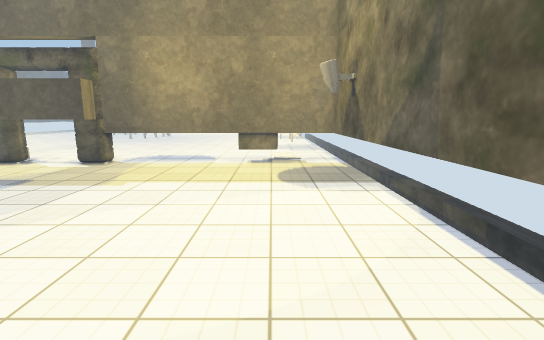
[1] (above)

19 first-person views from a walk through a scene from a Unity 3-D project. The camera is 1.5 m above the floor, tilts 10° down and sees 85° across. Doors are open. The floor is counted in squares, 0.5 m on a side. Each view is taken from the middle of a square. On the plan, view 1 faces up. The plan holds only what a view shows up to about 20 squares ahead; the rest is blank. The place goes on beyond the plan. The player character is not drawn. Some surface patterns are stand-ins.

[2]
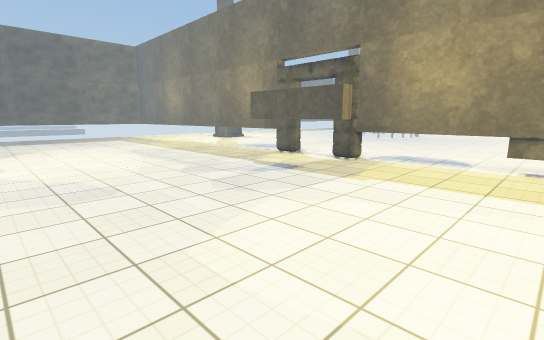

[3]
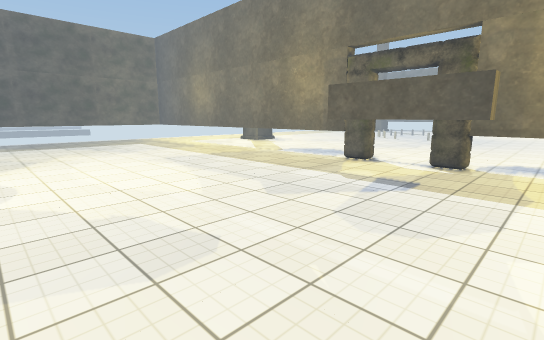

[4]
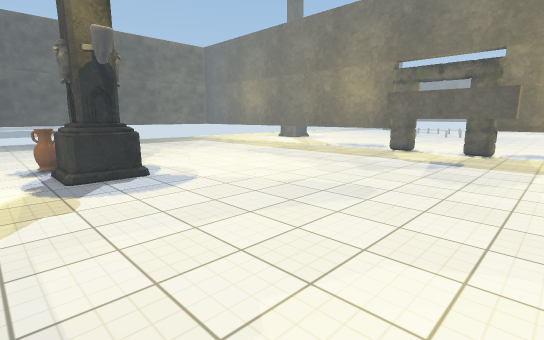

[5]
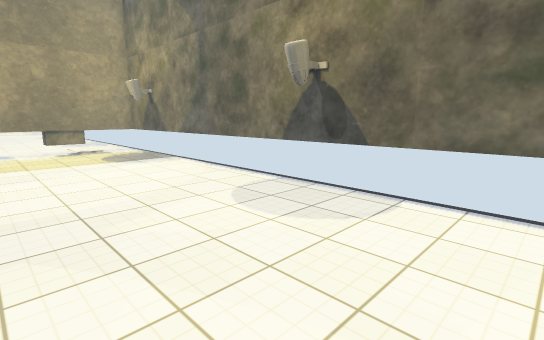

[6]
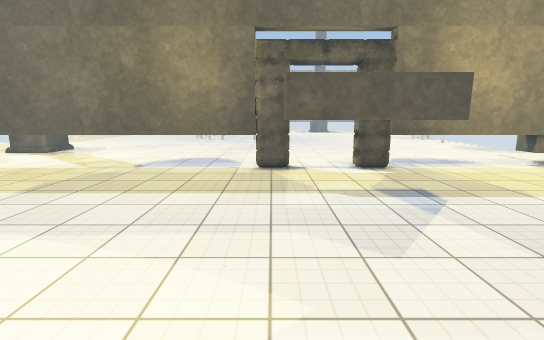

[7]
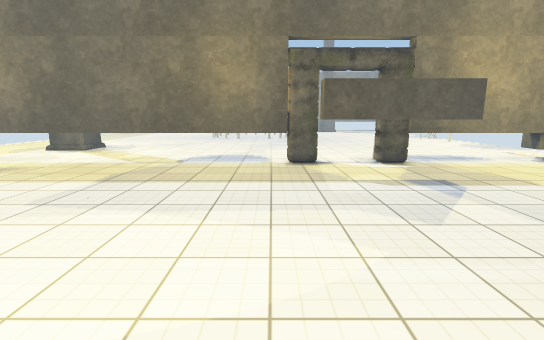

[8]
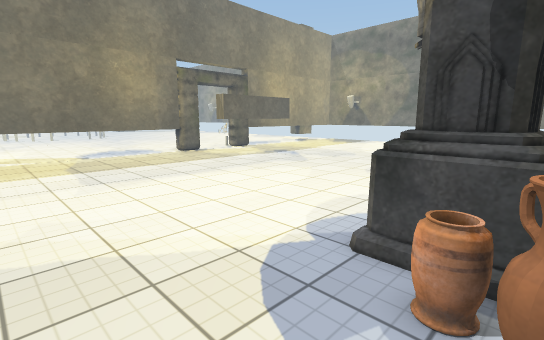

[9]
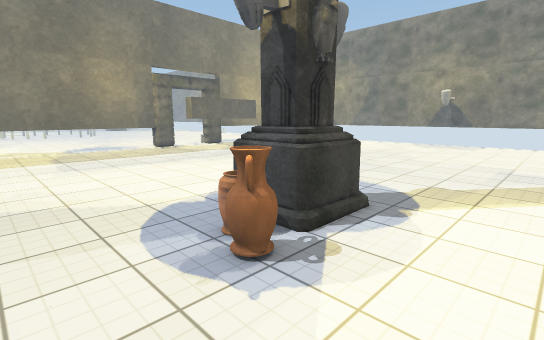

[10]
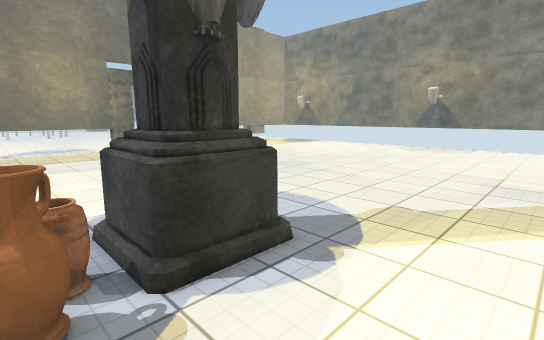

[11]
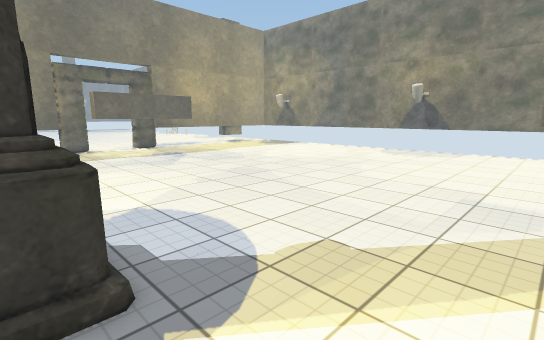

[12]
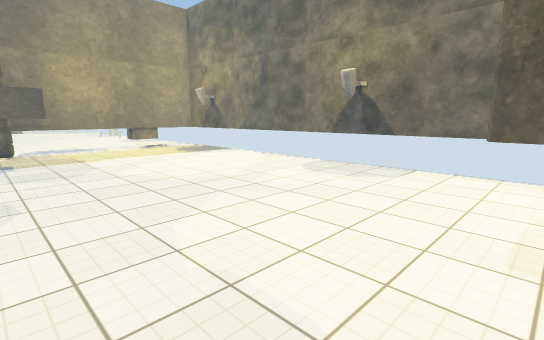

[13]
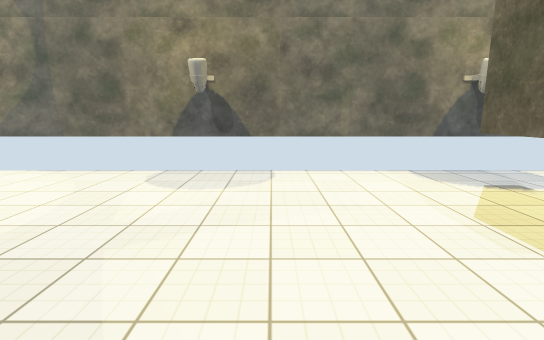

[14]
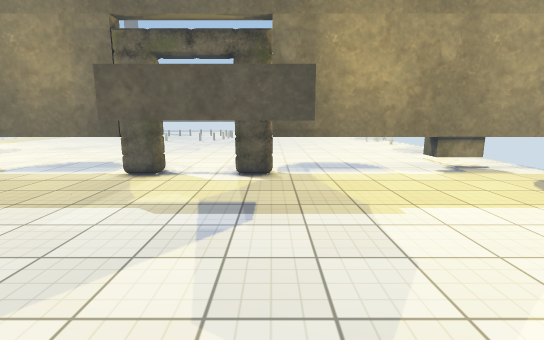

[15]
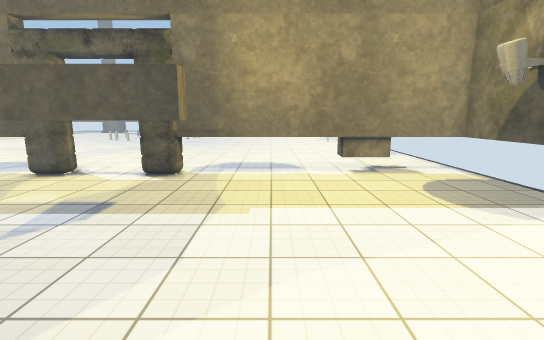

[16]
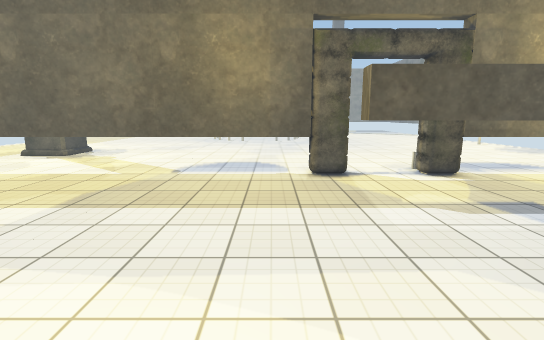

[17]
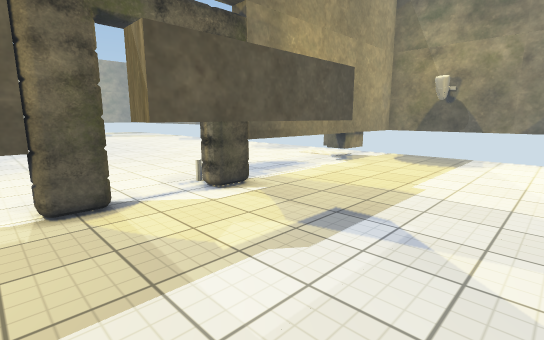

[18]
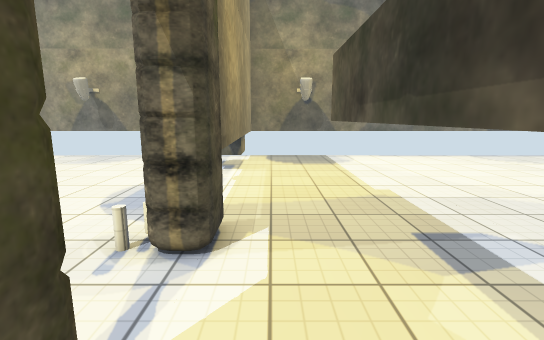

[19]
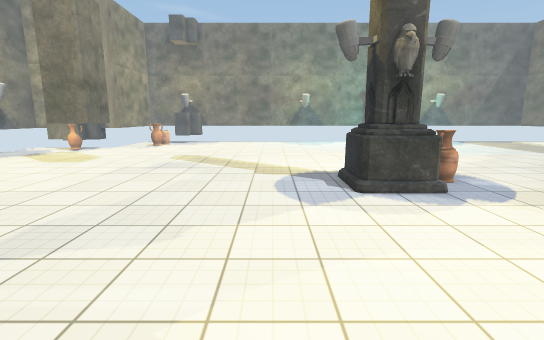

### Floor plan
Key: @ floor where view 1 was taken; # wall or solid block; . floor; D open door; = window, fence, low wall or low ledge; ^ raised ledge; T thing the floor can be seen under or through; O other object.
Columns run from 32 left of view 1 to 4 right of it. Each row starts with its distance up from view 1.
 20 ###############DDDDD#################
 19 .............###...###..............#
 18 ....................................#
 17 ....................................#
 16 ...............TTTTTTTTT............#
 15 ...............TTTTTTTTT............#
 14 ....................................#
 13 ....................................#
 12  ...................................#
 11  ...................................#
 10 ....................................#
  9 ....................................#
  8 ....................................#
  7 ....................................#
  6 ....................................#
  5 ....................................#
  4 ....................................#
  3 ....................................#
  2 ....................................#
  1 ....................................#
  0 ................................@...#
 -1 ....................................#
 -2 ......###^..........................#
 -3 ......####..........................#
 -4 ....OO####..........................#
 -5 ....OO###=..........................#
 -6 ....O...............................#
 -7 ....................................#
 -8 .. .................................#
 -9 ..  .....................#TT........#
-10 .   .....................T  ........#

Where each view was taken, in squares from view 1:
view 1: 0 up, 0 right, facing up
view 2: 0 up, 0 right, facing up-left
view 3: 0 up, 7 left, facing up-left
view 4: 8 down, 7 left, facing up-left
view 5: 8 down, 6 left, facing up-right
view 6: 2 up, 18 left, facing up
view 7: 0 up, 20 left, facing up
view 8: 5 down, 32 left, facing up-right
view 9: 10 down, 32 left, facing up-right
view 10: 10 down, 28 left, facing up-right
view 11: 10 down, 24 left, facing up-right
view 12: 10 down, 13 left, facing up-right
view 13: 4 down, 12 left, facing right
view 14: 4 up, 11 left, facing up
view 15: 4 up, 6 left, facing up
view 16: 4 up, 21 left, facing up
view 17: 9 up, 20 left, facing up-right
view 18: 18 up, 19 left, facing right
view 19: 10 up, 19 left, facing down
